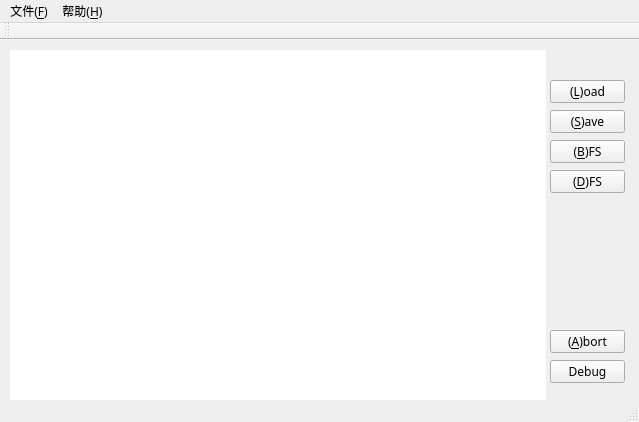
<?xml version="1.0" encoding="UTF-8"?>
<ui version="4.0">
 <class>MainWindow</class>
 <widget class="QMainWindow" name="MainWindow">
  <property name="geometry">
   <rect>
    <x>0</x>
    <y>0</y>
    <width>639</width>
    <height>422</height>
   </rect>
  </property>
  <property name="font">
   <font>
    <family>微软雅黑</family>
   </font>
  </property>
  <property name="windowTitle">
   <string>十滴水 自03 蚌绍诗 2010011428</string>
  </property>
  <widget class="QWidget" name="centralWidget">
   <widget class="MyGraphicsView" name="graphicsView">
    <property name="geometry">
     <rect>
      <x>10</x>
      <y>10</y>
      <width>536</width>
      <height>360</height>
     </rect>
    </property>
    <property name="frameShape">
     <enum>QFrame::NoFrame</enum>
    </property>
   </widget>
   <widget class="QPushButton" name="loadPushButton">
    <property name="geometry">
     <rect>
      <x>550</x>
      <y>40</y>
      <width>75</width>
      <height>23</height>
     </rect>
    </property>
    <property name="text">
     <string>(&amp;L)oad</string>
    </property>
   </widget>
   <widget class="QPushButton" name="savePushButton">
    <property name="geometry">
     <rect>
      <x>550</x>
      <y>70</y>
      <width>75</width>
      <height>23</height>
     </rect>
    </property>
    <property name="text">
     <string>(&amp;S)ave</string>
    </property>
   </widget>
   <widget class="QPushButton" name="debugPushButton">
    <property name="geometry">
     <rect>
      <x>550</x>
      <y>320</y>
      <width>75</width>
      <height>23</height>
     </rect>
    </property>
    <property name="text">
     <string>Debug</string>
    </property>
   </widget>
   <widget class="QPushButton" name="bfsPushButton">
    <property name="geometry">
     <rect>
      <x>550</x>
      <y>100</y>
      <width>75</width>
      <height>23</height>
     </rect>
    </property>
    <property name="text">
     <string>(&amp;B)FS</string>
    </property>
   </widget>
   <widget class="QPushButton" name="abortPushButton">
    <property name="geometry">
     <rect>
      <x>550</x>
      <y>290</y>
      <width>75</width>
      <height>23</height>
     </rect>
    </property>
    <property name="text">
     <string>(&amp;A)bort</string>
    </property>
   </widget>
   <widget class="QPushButton" name="dfsPushButton">
    <property name="geometry">
     <rect>
      <x>550</x>
      <y>130</y>
      <width>75</width>
      <height>23</height>
     </rect>
    </property>
    <property name="text">
     <string>(&amp;D)FS</string>
    </property>
   </widget>
  </widget>
  <widget class="QMenuBar" name="menuBar">
   <property name="geometry">
    <rect>
     <x>0</x>
     <y>0</y>
     <width>639</width>
     <height>21</height>
    </rect>
   </property>
   <widget class="QMenu" name="menuFile">
    <property name="title">
     <string>文件(&amp;F)</string>
    </property>
    <addaction name="openMapAction"/>
    <addaction name="separator"/>
    <addaction name="exitAction"/>
   </widget>
   <widget class="QMenu" name="menuHelp">
    <property name="title">
     <string>帮助(&amp;H)</string>
    </property>
    <addaction name="aboutAction"/>
   </widget>
   <addaction name="menuFile"/>
   <addaction name="menuHelp"/>
  </widget>
  <widget class="QToolBar" name="mainToolBar">
   <attribute name="toolBarArea">
    <enum>TopToolBarArea</enum>
   </attribute>
   <attribute name="toolBarBreak">
    <bool>false</bool>
   </attribute>
  </widget>
  <widget class="QStatusBar" name="statusBar"/>
  <action name="exitAction">
   <property name="text">
    <string>退出(&amp;x)</string>
   </property>
   <property name="shortcut">
    <string>Alt+X</string>
   </property>
  </action>
  <action name="aboutAction">
   <property name="text">
    <string>关于(&amp;A)</string>
   </property>
  </action>
  <action name="openMapAction">
   <property name="text">
    <string>打开地图</string>
   </property>
  </action>
 </widget>
 <layoutdefault spacing="6" margin="11"/>
 <customwidgets>
  <customwidget>
   <class>MyGraphicsView</class>
   <extends>QGraphicsView</extends>
   <header>mygraphicsview.h</header>
  </customwidget>
 </customwidgets>
 <resources/>
 <connections/>
</ui>
